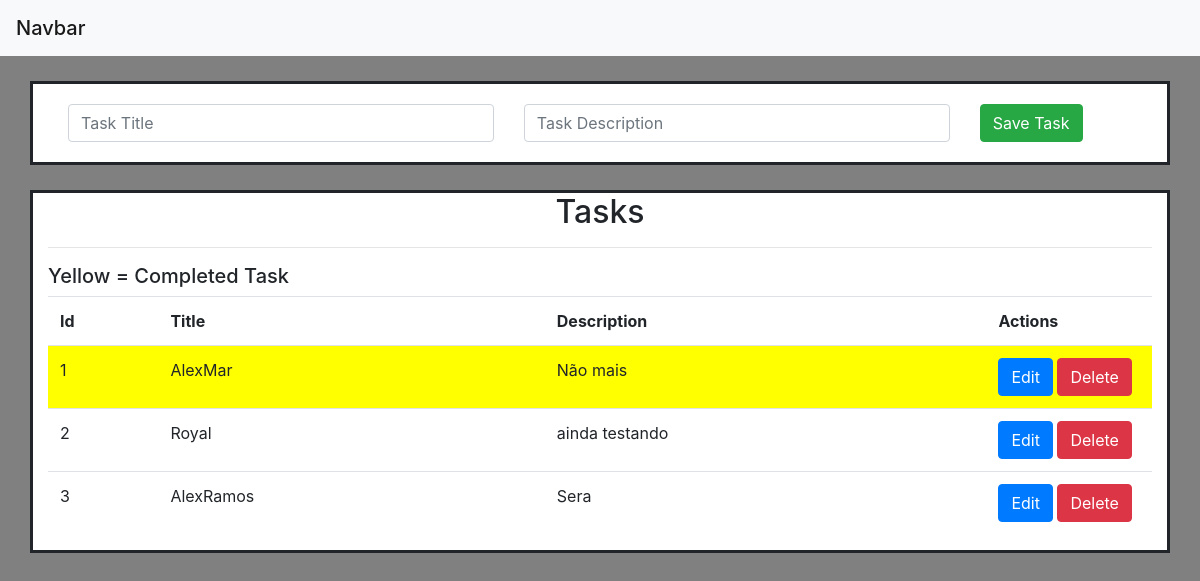
Before: / with the older database file.
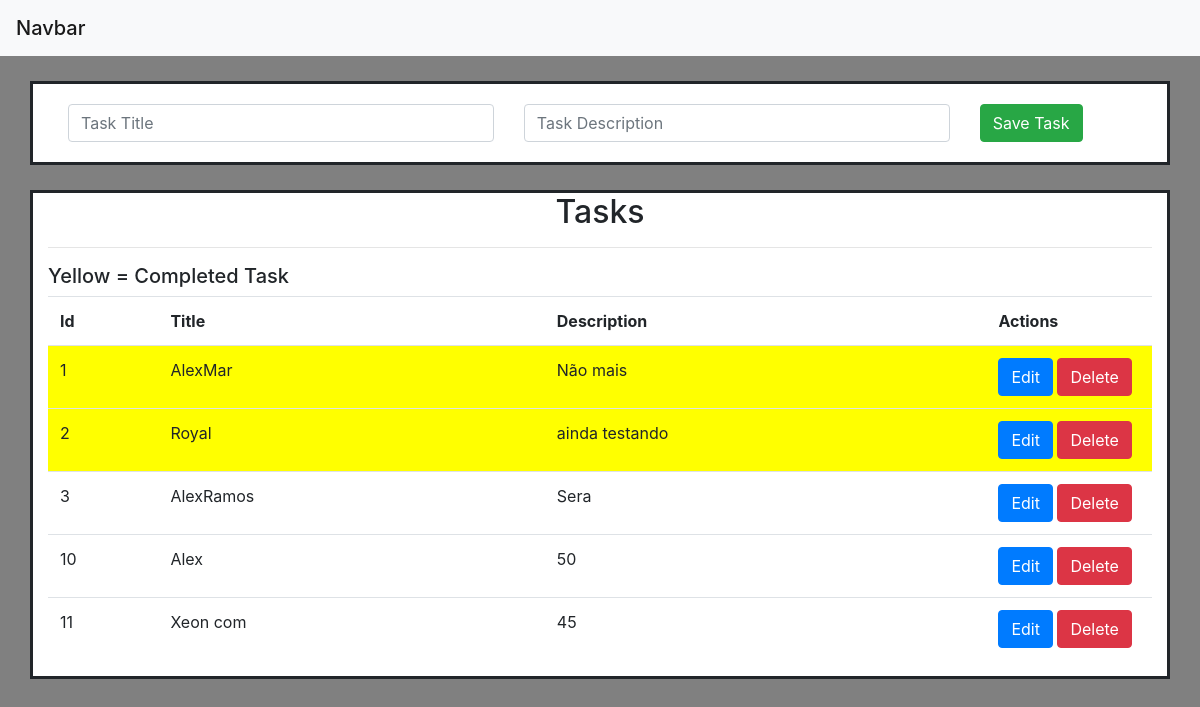
After: the same page with the newer database file.
### tasks/models.py (models this page shows, shortened)
class Task(models.Model):
    title = models.CharField(max_length=200)
    description = models.CharField(max_length=350)
    complete = models.BooleanField(default=False)
    created = models.DateTimeField(auto_now_add=True)

### tasks/views.py (the view)
# urls.py: path('', views.index, name="home"),
def index(request):
    tasks = Task.objects.all()
    form = TaskForm()
    context = {'tasks': tasks, 'form': form}
    return render(request, 'tasks/read.html', context)

### tasks/forms.py
class TaskForm(forms.ModelForm):
    class Meta:
        model = Task
        fields = '__all__'

### tasks/templates/tasks/read.html (shortened to what this page needs)
<!DOCTYPE html>
<html>
    <head>
        <link rel="stylesheet" href="https://stackpath.bootstrapcdn.com/bootstrap/4.5.0/css/bootstrap.min.css">
    </head>
    <body>
        <nav class="navbar navbar-light bg-light">
            <span class="navbar-brand mb-0 h1">Navbar</span>
        </nav>
        <div class="container"  style="border-style: solid; margin-top: 25px">
            <form method="POST" action="/save">
                <div class="row" style="padding: 20px">
                    <div class="col-sm-5">
                        <input class="form-control " name="title" placeholder="Task Title" required>
                    </div>
                    <div class="col-sm-5">
                        <input class="form-control" name="description" placeholder="Task Description">
                    </div>
                    <div class="col-sm-2">
                        <button class="btn btn-success" type="submit">Save Task</button>
                    </div>
                </div>
            </form>
        </div>
        <div class="container" style="border-style: solid; margin-top: 25px">
            <div style="text-align: center">
                <h2>Tasks</h2>
            </div>
            <hr>
            <h5>Yellow = Completed Task</h5>
            <table class="table">
                <tr>
                    <th width="10%">Id</th>
                    <th>Title</th>
                    <th width="40%">Description</th>
                    <th width="15%">Actions</th>
                </tr>
            {% for task in tasks %}
                <tr {% if task.complete == True %} style="background-color: yellow" {% endif %}>
                        <td>{{task.id}}</td>
                    {% if task.complete == True %}
                        <td>{{task.title}}</td>
                        <td>{{task.description}}</td>
                    {% else %}
                        <td>{{task.title}}</td>
                        <td>{{task.description}}</td>
                    {% endif %}
                    <td><a class="btn btn-primary" href="{% url 'update_task' task.id %}">Edit</a> <a class="btn btn-danger" href="{% url 'delete_task' task.id %}">Delete</a></td>
                </tr>
            {% endfor %}
            </table>
        </div>
    </body>
</html>

### tasks/templates/tasks/read.html (style rules this page uses)
.table { table-layout:fixed; overflow-wrap: break-word; }
body { background-color: gray }
.container { background-color: white }

Changed rows visible on the page:
changed Task "Royal": complete False → True (drawn)
added Task: id "10", title "Alex", description "50"
added Task: id "11", title "Xeon com", description "45"
